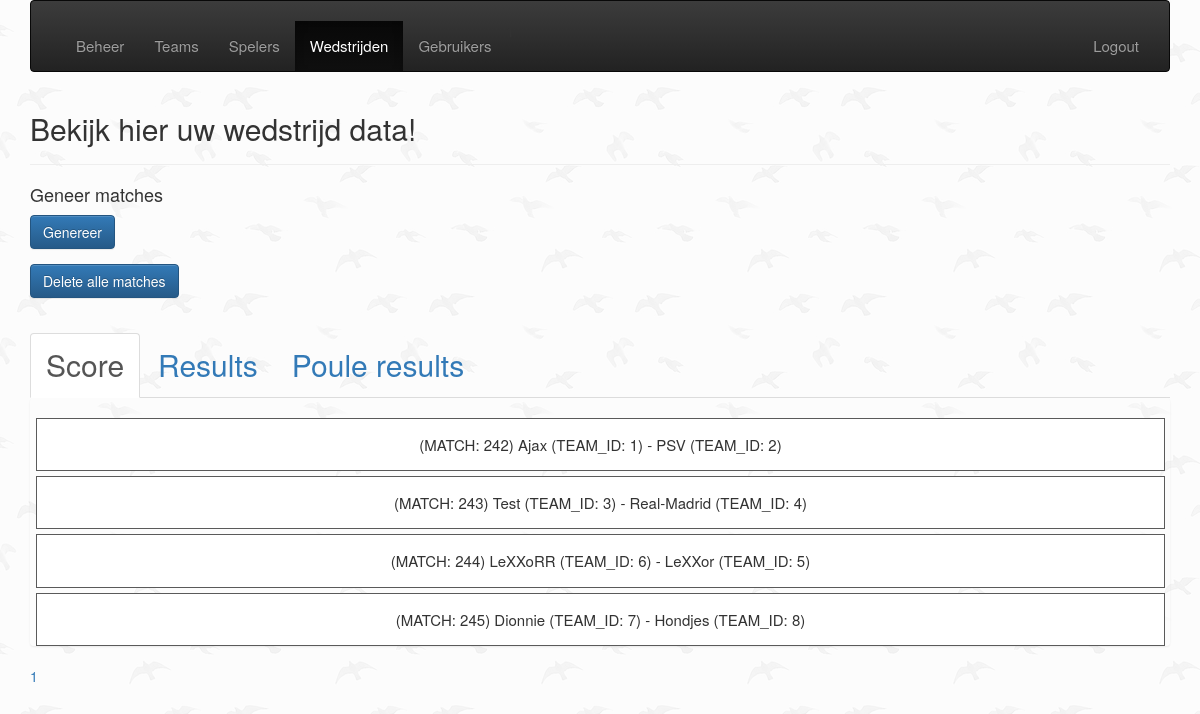
The app's page /admin/public/createGame.php (signed in), older data.
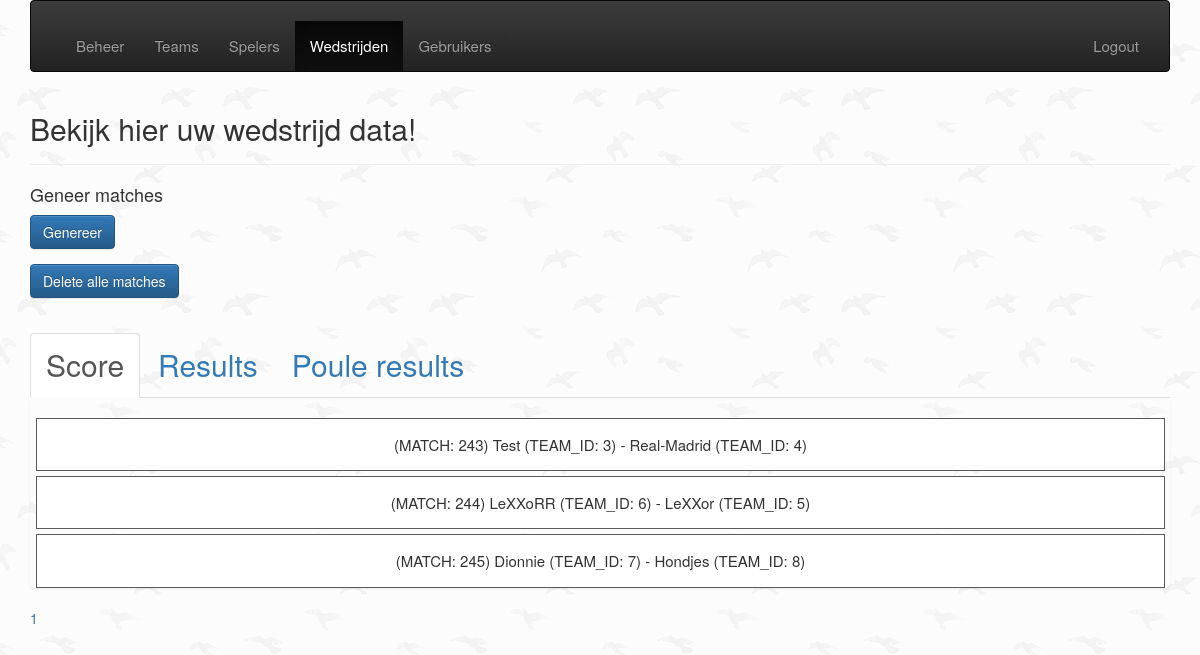
The same page, newer data.
### tables this page shows
CREATE TABLE `tbl_matches` (
  `id` int(10) UNSIGNED NOT NULL,
  `team_id_a` int(10) UNSIGNED NOT NULL,
  `team_id_b` int(10) UNSIGNED NOT NULL,
  `score_team_a` int(10) UNSIGNED DEFAULT '0',
  `score_team_b` int(10) UNSIGNED DEFAULT '0',
  `isPlayed` tinyint(1) DEFAULT '0',
  `matchType` int(1) NOT NULL DEFAULT '0',
  `start_time` datetime DEFAULT NULL
);

CREATE TABLE `tbl_teams` (
  `id` int(11) UNSIGNED NOT NULL,
  `poule_id` int(11) NOT NULL DEFAULT '0',
  `name` varchar(255) NOT NULL,
  `points` int(3) DEFAULT '0',
  `created_at` datetime NOT NULL DEFAULT CURRENT_TIMESTAMP,
  `deleted_at` datetime DEFAULT NULL
);

### admin/app/init.php (called while the page is built)
<?php
$navMenu = [
    [
        'label' => 'Beheer',
        'link'  => 'beheer.php',
        'level' => 1
    ],
    [
        'label' => 'Teams',
        'link'  => 'createTeam.php',
        'level' => 1
    ],
    [
        'label' => 'Spelers',
        'link'  => 'createPlayer.php',
        'level' => 1
    ],
    [
        'label' => 'Wedstrijden',
        'link'  => 'createGame.php',
        'level' => 1
    ],
    [
        'label' => 'Gebruikers',
        'link'  => 'createUser.php',
        'level' => 2
    ],
];

### admin/public/createGame.php (the view, shortened to what the changed rows need)
<?php
require ('../app/database.php');
require ('header.php');
?>
    <header class="page-header">
        <h2>Bekijk hier uw wedstrijd data!</h2>
    </header>
    <div class="tab-content" id="tab-content">
        <div class="tab-pane active" id="score">
            <?php
            $page = isset($_GET['page'])?(int)$_GET['page'] : 1;
            $perPage = isset($_GET['per-page'])&& $_GET['per-page'] <=5 ?(int)$_GET['per-page'] : 5;
            $start = ($page > 1) ? ($page * $perPage) - $perPage : 0;
            $matches = $db_conn->prepare ("SELECT SQL_CALC_FOUND_ROWS * FROM tbl_matches WHERE isPlayed = FALSE LIMIT {$start},{$perPage}");
            $matches->execute();
            $matches = $matches->fetchAll(PDO::FETCH_ASSOC);
            $total = $db_conn->query("SELECT FOUND_ROWS() as total")->fetch()['total'];
            $pages = ceil($total /$perPage);
            $teams = $db_conn->prepare ("SELECT * FROM tbl_teams");
            $teams->execute();
            $teams = $teams->fetchAll(PDO::FETCH_ASSOC);
            ?>
            <ul class="list-group">
                <?php
                    foreach ($matches as $match)
                    {
                        $id = $match['id'];
                        $team_id_a = $match['team_id_a'];
                        $team_id_b = $match['team_id_b'];
                        foreach ($teams as $team) {
                            if ($team_id_a == $team['id']) {
                                $name_team_a    = $team['name'];
                                $id_team_a      = $team['id'];
                            }
                            else if ($team_id_b == $team['id'])
                            {
                                $name_team_b = $team['name'];
                                $id_team_b = $team['id'];
                            }
                            else
                            {
                                if (!isset($name_team_a) && !isset($id_team_a)) {
                                    $name_team_a    = "ERROR";
                                    $id_team_a      = "-1";
                                }
                                else if (!isset($name_team_b) && !isset($id_team_b)) {
                                    $name_team_b    = "ERROR";
                                    $id_team_b      = "-1";
                                }
                            }
                        }
                        echo "<ul class=\"game-item\">
                                  <form action=\"change_game.php\" method=\"POST\">
                                      <input type=\"hidden\" name=\"play\" value=\"{$match['id']}\">
                                      <input class=\"adjust\" type=\"submit\" value=\"Adjust\">
                                         </form>
                                      <li>
                                        (MATCH: $id) $name_team_a (TEAM_ID: $id_team_a) - $name_team_b (TEAM_ID: $id_team_b)
                                      </li>
                                <form action=\"adjust_game.php\" method=\"GET\">
                                      <input type=\"hidden\" name=\"adjust\" value=\"{$match['id']}\">
                                      <input class=\"delete\" type=\"submit\" value=\"Play\">
                                         </form>
                              </ul>";
                    }
                ?>
            </ul>
            <div class="pagenation">
                <?php  for ($x =1; $x <= $pages; $x++) :?>
                    <a href="?page=<?php echo $x; ?>&per-page=<?php echo $perPage ?>"><?php  echo $x; ?></a>
                <?php endfor; ?>
            </div>
        </div>
</div>
<?php require ('footer.php'); ?>

### admin/public/header.php (shortened to what the changed rows need)
<?php
    require_once __DIR__ . '/../app/init.php';
    function checkActiveUrl($url)
    {
        $requestedUrl = $_SERVER['REQUEST_URI'];
        $split = explode('/', $requestedUrl);
        if (end($split) === $url )
        {
            return true;
        }
        return false;
    }
?>
<!doctype html>
<html lang="en">
<head>
    <link rel="stylesheet" href="../css/main.css">
    <link rel="stylesheet" href="https://maxcdn.bootstrapcdn.com/bootstrap/3.3.7/css/bootstrap.min.css"
>
    <link rel="stylesheet" href="https://maxcdn.bootstrapcdn.com/bootstrap/3.3.7/css/bootstrap-theme.min.css"
>
</head>
<body>
    <div class="container">
        <nav class="navbar navbar-inverse">
            <div class="container-fluid">
                <div class="collapse navbar-collapse" id="bs-example-navbar-collapse-1">
                    <ul class="nav navbar-nav">
                        <?php foreach($navMenu as $item): ?>
                            <?php if($item['level'] <= $_SESSION['adminLevel'] ): ?>
                                <li class="<?php echo checkActiveUrl($item['link']) ? 'active' : '' ?>" role="presentation"><a href="<?= $item['link']; ?>"> <?= $item['label']; ?> </a></li>
                            <?php endif; ?>
                        <?php endforeach; ?>
                    </ul>
                </div>
            </div>
        </nav>

Row changes from the older to the newer data that the page shows:
removed tbl_matches: id "242", team_id_a.name "Ajax", team_id_a "1", team_id_b.name "PSV", team_id_b "2"
